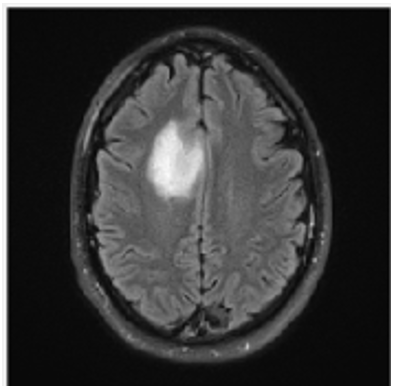
#> input picture mri.png, 394 x 391 px
$ python tumor_extraction.py   (older library calls are emulated)
#> lines starting #> are read from the running program, lines starting #| are printed output that depends on the picture; after the words box and inside, x2 and y2 are one past the last pixel; in counts of white or black regions, pixels touching at a corner belong together
### processing.py
import cv2
import matplotlib.pyplot as plt


def show_image(title, image):
    cv2.imshow(title, image)
    cv2.waitKey(0)
    cv2.destroyAllWindows()

# [5 lines left out: function show_image_plt, not called in this run]

def cvt_image_colorspace(image, colorspace = cv2.COLOR_BGR2GRAY):
    return cv2.cvtColor(image, colorspace)

def median_filtering(image, kernel_size=3):
    '''

    :param image: grayscale image
    :param kernel_size: kernel size should be odd number
    :return: blurred image
    '''

    return cv2.medianBlur(image, kernel_size)


def apply_threshold(image, **kwargs):
    '''

    :param image: image object
    :param kwargs: threshold parameters - dictionary
    :return:
    '''
    threshold_method = kwargs['threshold_method']
    max_value = kwargs['pixel_value']
    threshold_flag = kwargs.get('threshold_flag', None)
    if threshold_flag is not None:
        ret, thresh1 = cv2.adaptiveThreshold(image, max_value, threshold_method,cv2.THRESH_BINARY, kwargs['block_size'], kwargs['const'])
    else:
        ret, thresh1 = cv2.threshold(image, kwargs['threshold'], max_value, threshold_method)
    return thresh1

def sobel_filter(img,x,y,kernel_size = 3):
    return cv2.Sobel(img, cv2.CV_8U, x,y, ksize=kernel_size)

### tumor_extraction.py

import cv2
from processing import *

image = cv2.imread("mri.png", 1)
#> image is the input picture: shape (391, 394, 3); min 0, max 255, mean 59.8
show_image('Original image', image)

#Step one - grayscale the image
grayscale_img = cvt_image_colorspace(image)
show_image('Grayscaled image', grayscale_img)

#Step two - filter out image
median_filtered = median_filtering(grayscale_img,5)
show_image('Median filtered', median_filtered)


#testing threshold function
bin_image = apply_threshold(median_filtered,  **{"threshold" : 160,
                                                 "pixel_value" : 255,
                                                 "threshold_method" : cv2.THRESH_BINARY})
#> in apply_threshold, `ret, thresh1 = cv2.threshold(image, kwargs['threshold'], max_value, th..`:
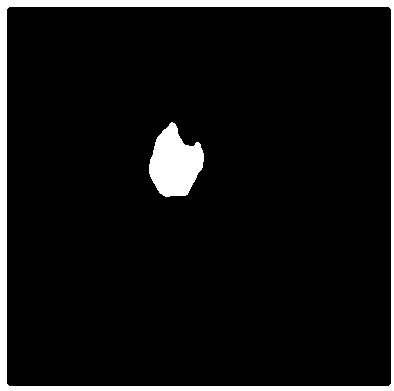
#> thresh1: shape (391, 394); 7.3% white; 2 white regions, box (x1, y1, x2, y2) and area: (0, 0, 394, 391) 8530, (149, 122, 204, 197) 2732
#> in apply_threshold, `ret, thresh1 = cv2.threshold(image, kwargs['threshold'], max_value, th..`: ret = 160
otsu_image = apply_threshold(median_filtered, **{"threshold" : 0,
                                                 "pixel_value" : 255,
                                                 "threshold_method" : cv2.THRESH_BINARY + cv2.THRESH_OTSU})
#> in apply_threshold (call 2), `ret, thresh1 = cv2.threshold(image, kwargs['threshold'], max_value, th..`:
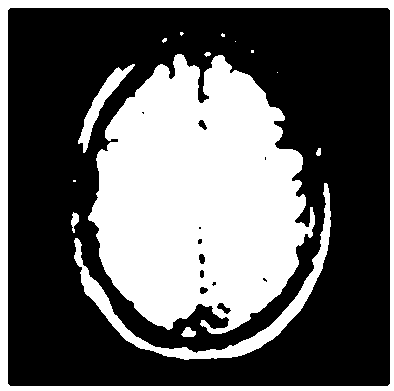
#> thresh1: shape (391, 394); 38.4% white; 15 white regions (7 under 20 px), largest, box (x1, y1, x2, y2) and area: (88, 54, 315, 334) 43958, (0, 0, 394, 391) 9670, (74, 183, 331, 360) 4130
#> in apply_threshold (call 2), `ret, thresh1 = cv2.threshold(image, kwargs['threshold'], max_value, th..`: ret = 72


'''
th2 = cv2.adaptiveThreshold(median_filtered,255,cv2.ADAPTIVE_THRESH_MEAN_C,\
            cv2.THRESH_BINARY,11,2)
th3 = cv2.adaptiveThreshold(median_filtered,255,cv2.ADAPTIVE_THRESH_GAUSSIAN_C,\
            cv2.THRESH_BINARY,11,2)
show_image('Image after adaptive thresholding', th2)
show_image('Image after adaptive thresholding 2', th3)

'''


#Step 3a - apply Sobel filter
img_sobelx = sobel_filter(median_filtered, 1, 0)
img_sobely = sobel_filter(median_filtered, 0, 1)
#> call 2 of sobel_filter, with x = 0, y = 1, kernel_size = 3
#> in sobel_filter (call 2), `return cv2.Sobel(img, cv2.CV_8U, x,y, ksize=kernel_size)`:
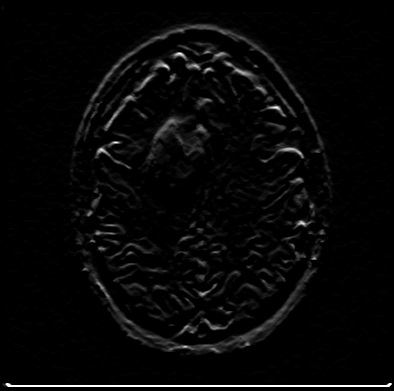
#> returned value: shape (391, 394); min 0, max 255, mean 7.1

# Adding mask to the image
img_sobel = img_sobelx + img_sobely+grayscale_img
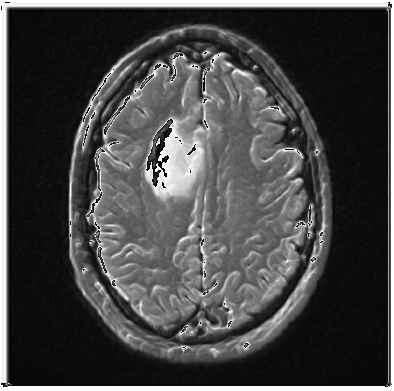
#> img_sobel: shape (391, 394); min 0, max 255, mean 70.2
show_image('Sobel filter applied', img_sobel)

#Step 4 - apply threshold
# Set threshold and maxValue
threshold = 160
maxValue = 255

# Threshold the pixel values
thresh = apply_threshold(img_sobel,  **{"threshold" : 160,
                                                 "pixel_value" : 255,
                                                 "threshold_method" : cv2.THRESH_BINARY})
#> in apply_threshold (call 3), `ret, thresh1 = cv2.threshold(image, kwargs['threshold'], max_value, th..`:
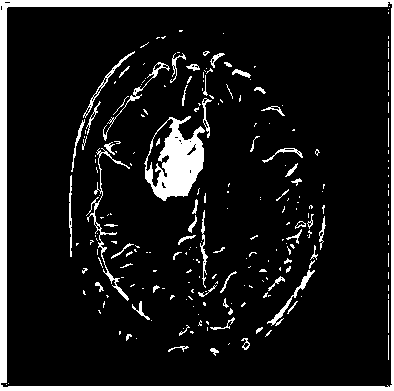
#> thresh1: shape (391, 394); 10.6% white; 236 white regions (173 under 20 px), largest, box (x1, y1, x2, y2) and area: (0, 0, 394, 391) 8470, (144, 116, 205, 201) 2708, (86, 148, 130, 301) 538
#> in apply_threshold (call 3), `ret, thresh1 = cv2.threshold(image, kwargs['threshold'], max_value, th..`: ret = 160
show_image("Thresholded", thresh)


#Step 3b - apply erosion + dilation
#apply erosion and dilation to show only the part of the image having more intensity - tumor region
#that we want to extract
kernel=cv2.getStructuringElement(cv2.MORPH_RECT,(9,9))
erosion = cv2.morphologyEx(median_filtered, cv2.MORPH_ERODE, kernel)
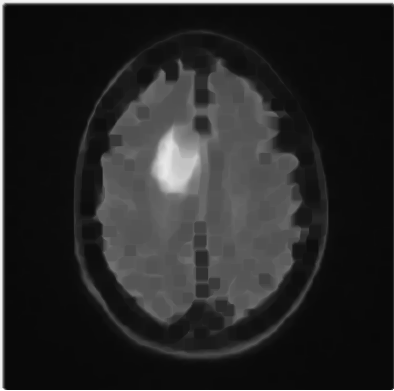
#> erosion: shape (391, 394); min 8, max 255, mean 39.7
show_image('Eroded image', erosion)


dilation = cv2.morphologyEx(erosion, cv2.MORPH_DILATE, kernel)
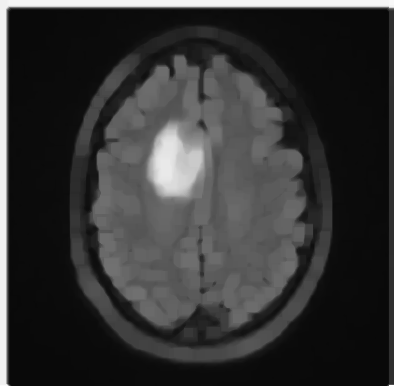
#> dilation: shape (391, 394); min 8, max 255, mean 55
show_image('Dilatated image', dilation)

#Step 4 - apply thresholding
threshold = 160
maxValue = 255

# apply thresholding
new_thresholding = apply_threshold(dilation,  **{"threshold" : 160,
                                                 "pixel_value" : 255,
                                                 "threshold_method" : cv2.THRESH_BINARY})
show_image('Threshold image after erosion + dilation', new_thresholding)
